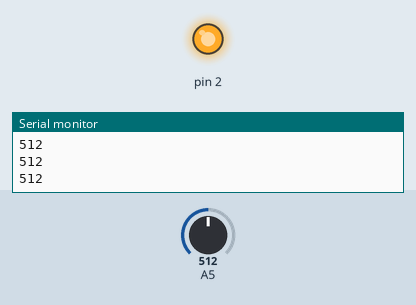
Recording of a sketch running on a simulated Arduino Uno, built with avr-gcc and run on an emulated ATmega328P. On the bench: output pins drawn as LEDs (lit = HIGH), the last lines printed to the serial monitor. The inputs (shaded band) are chosen by the test bench; at power-on: A5 = 512.

Above: at 1.2 s.
1.3 s: A5 set to 94
2.8 s: A5 set to 80
At 3.9 s:
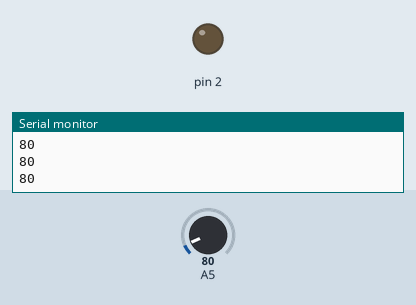
4.3 s: A5 set to 122
At 5.1 s:
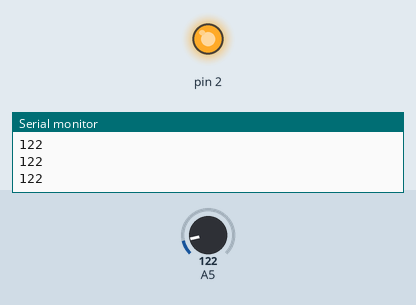
5.8 s: A5 set to 75
At 6.5 s:
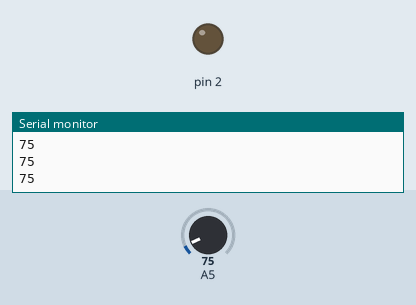
Timing chart, 0 to 8.3 s (numbered marks = the images above; inputs shaded):
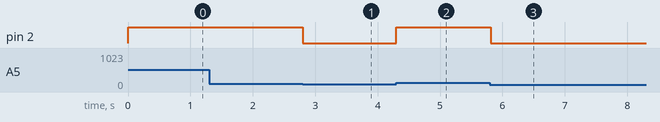

The sketch:

codigo.ino
```cpp
void setup()
{
  pinMode(A5, INPUT);
  Serial.begin(9600);

  pinMode(2, OUTPUT);
}

void loop()
{
  Serial.println(analogRead(A5));
  if (analogRead(A5) > 85) { // O valor deve mudar de acordo com a luminosidade do local
    digitalWrite(2, HIGH);
  } else {
    digitalWrite(2, LOW);
  }
  delay(10);
}
```

Measured:
- the behaviour switches between 86 and 85 on A5 (found by bisection; images 0 and 1)
- after the input at 2.8 s, pin 2: HIGH → LOW at once
- after the input at 4.3 s, pin 2: LOW → HIGH at once
- after the input at 5.8 s, pin 2: HIGH → LOW at once
